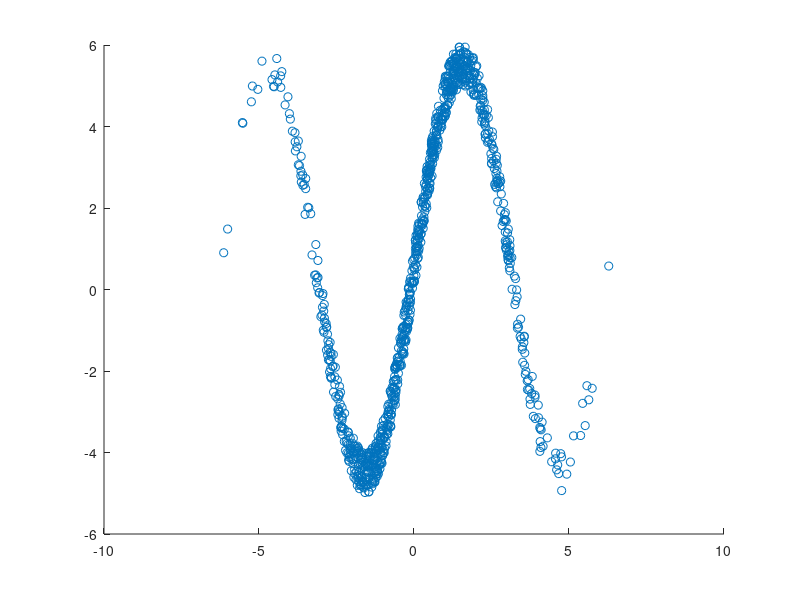

MATLAB code for this plot:
x = randn(1000,1)*2;
y = 5*sin(x) + rand(1000, 1);
%plot(x,y) %very irregeular data
scatter(x,y) %magic of scatter realize this by uncommenting above line